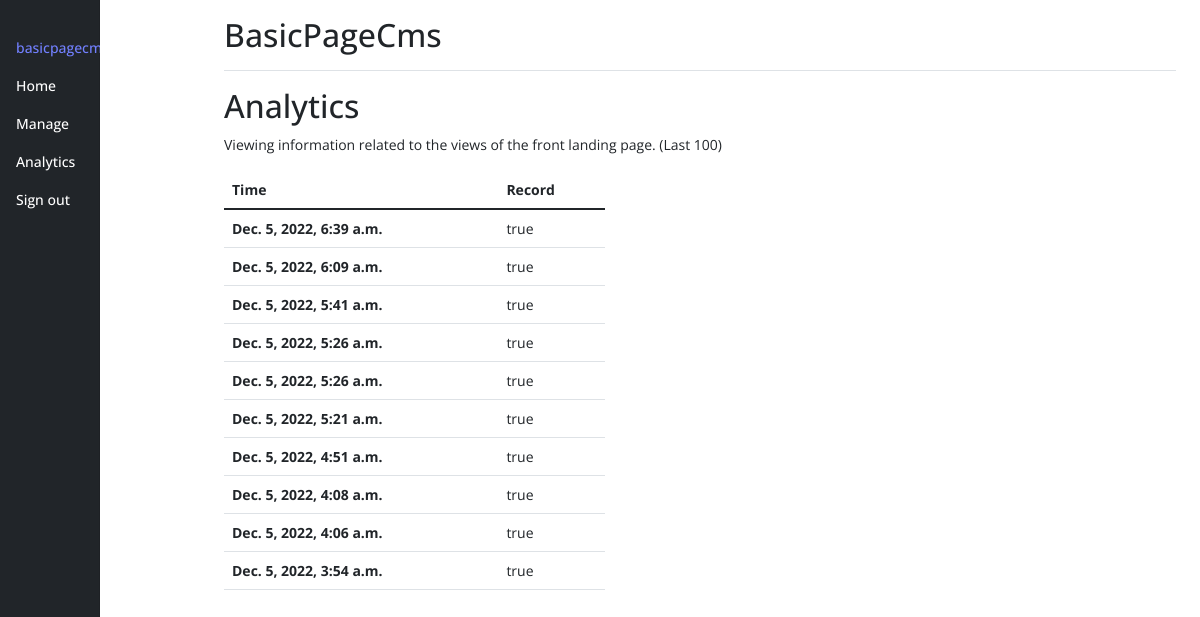
The page /data (signed in) on the database its author committed.
### cmsapp/models.py (models this page shows)
class UserData(models.Model):
    timecreated = models.DateTimeField(auto_now_add=True)
    record = models.CharField(max_length=100)

### cmsapp/views.py (the view)
# urls.py: path('data', analytics),
@login_required(login_url='/login')
def analytics(request):
    request_data = UserData.objects.all().order_by('-timecreated')[:100]
    context = {'request_data': request_data}
    return render(request, 'analytics.html', context)

### cmsapp/templates/analytics.html (shortened to what this page needs)
{% extends "base-dash.html" %}
{% load static %}
{% block content %}
      <div class="d-flex justify-content-between flex-wrap flex-md-nowrap align-items-center pt-3 pb-2 mb-3 border-bottom">
        <h1 class="h2">BasicPageCms</h1>
      </div>
      <h2>Analytics</h2>
      <p> Viewing information related to the views of the front landing page. (Last 100) </p>
        <table class="table" style="max-width: 40%;">
          <thead>
            <tr>
              <th scope="col">Time</th>
              <th scope="col">Record</th>
            </tr>
          </thead>
          <tbody>
          {% for d in request_data %}
            <tr>
              <th>{{ d.timecreated }} </th>
              <td>true</td>
            </tr>
         {% endfor %}
          </tbody>
        </table>
      </div>
  </div>
{% endblock %}

### cmsapp/templates/base-dash.html (shortened to what this page needs)
<!doctype html>
<html lang="en">
  <head>
    <link href="https://cdn.jsdelivr.net/npm/bootstrap@5.1.3/dist/css/bootstrap.min.css" rel="stylesheet">
  </head>
  <body>
<div class="container-fluid">
  <div class="row">
    <nav id="sidebarMenu" class="col-md-3 col-lg-1 d-md-block bg-dark sidebar collapse" >
      <div class="position-sticky sidebar-sticky">
        <ul class="nav flex-column">
          <li class="nav-item" >
            <a class="nav-link active" aria-current="page" href="#" style="color: #7280ff;">
              basicpagecms
            </a>
          </li>
          <li class="nav-item">
            <a class="nav-link" href="/home" style="color: white;">
              Home
            </a>
          </li>
          <li class="nav-item">
            <a class="nav-link" href="/manage" style="color: white;">
              Manage
            </a>
          </li>
          <li class="nav-item">
            <a class="nav-link" href="/data" style="color: white;">
              Analytics
            </a>
          </li>
          <li class="nav-item">
            <a class="nav-link" href="/logout" style="color: white;">
              Sign out
            </a>
          </li>
        </ul>
      </div>
    </nav>
    <main class="col-md-9 ms-sm-auto col-lg-10 px-md-4">
      {% block content %} {% endblock %}
  </body>
</html>

### cmsapp/templates/base-dash.html (style rules this page uses)
body { font-size: .875rem; font-family: 'Open Sans', sans-serif; }
.sidebar { position: fixed; top: 0; bottom: 0; left: 0; z-index: 100; padding: 28px 0 0; box-shadow: inset -1px 0 0 rgba(0, 0, 0, .1); }
.sidebar-sticky { height: calc(100vh - 48px); overflow-x: hidden; overflow-y: auto; }
.sidebar .nav-link { font-weight: 500; color: #333; }
.sidebar .nav-link.active { color: #2470dc; }

### rows shown on the page
UserData: timecreated "Dec. 5, 2022, 6:39 a.m."
UserData: timecreated "Dec. 5, 2022, 6:09 a.m."
UserData: timecreated "Dec. 5, 2022, 5:41 a.m."
UserData: timecreated "Dec. 5, 2022, 5:26 a.m."
UserData: timecreated "Dec. 5, 2022, 5:26 a.m."
UserData: timecreated "Dec. 5, 2022, 5:21 a.m."
UserData: timecreated "Dec. 5, 2022, 4:51 a.m."
UserData: timecreated "Dec. 5, 2022, 4:08 a.m."
UserData: timecreated "Dec. 5, 2022, 4:06 a.m."
UserData: timecreated "Dec. 5, 2022, 3:54 a.m."
